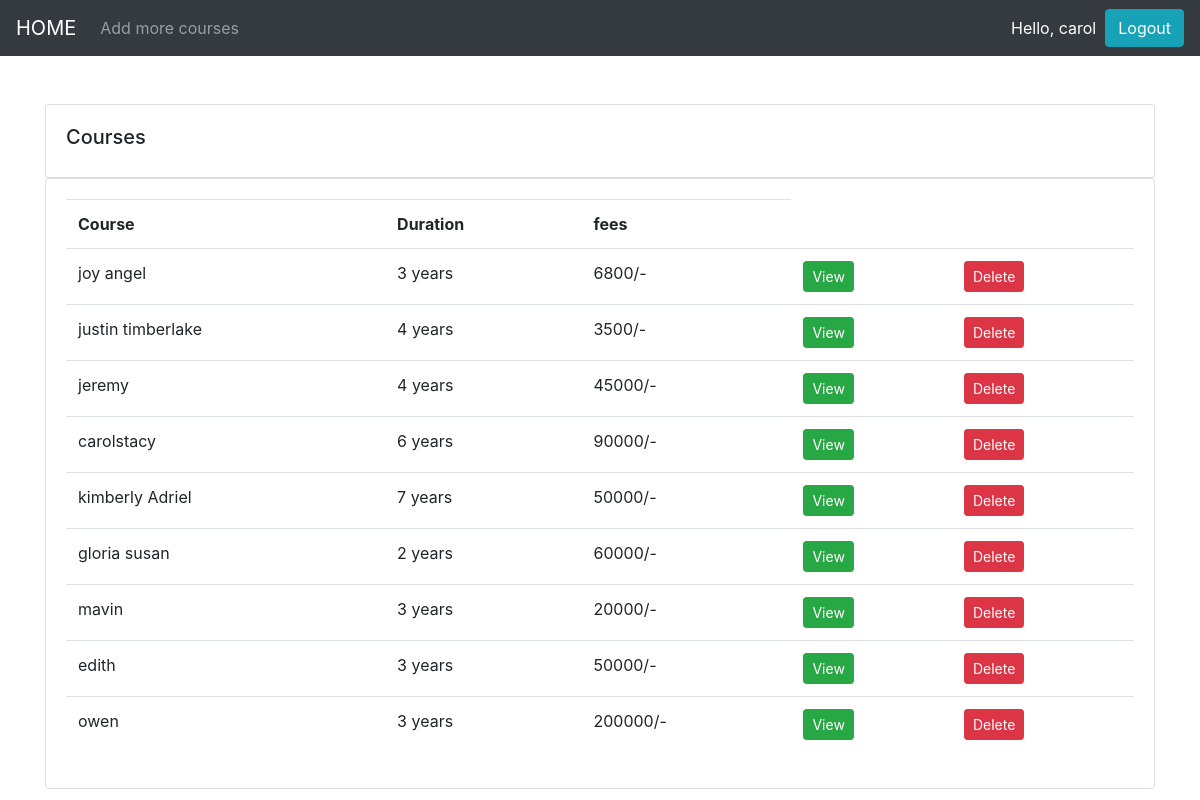
The app's page / (signed in) with its own data.
### djangoProject1carol/models.py (models this page shows, shortened)
class Courses(models.Model):
    name=models.CharField(max_length=200,null=True)
    duration=models.IntegerField(default=3,null=True,blank=True)
    fees=models.IntegerField(null=True,blank=True)
    decsription=models.CharField(null=True,blank=True,max_length=10000)

### djangoProject1carol/views.py (the view)
# urls.py: 2. Add a URL to urlpatterns:  path('', views.home, name='home')
def home(request):
    courses=Courses.objects.all()
    context={
        'courses':courses,
        }
    return render(request,'main.html',context)

### templates/main.html (shortened to what this page needs)
<!DOCTYPE html>
<html lang="en">
<head>
    <link rel="stylesheet" href="https://stackpath.bootstrapcdn.com/bootstrap/4.5.0/css/bootstrap.min.css"0>
</head>
<body>
    {% include 'navbar.html' %}
    <br>
	<br>
	{%block content%}
    <div class="container">
        <div class="row">
			<div class="col-md">
				<div class="card card-body">
					<h5>Courses</h5>
				</div>
				<div class="card card-body">
					<table class="table">
						<tr>
							<th>Course</th>
							<th>Duration</th>
							<th>fees</th>
						</tr>
						{% for i in courses %}
						    <tr>
								<td>{{i.name}}</td>
								<td>{{i.duration}} years</td>
                                <td>{{i.fees}}/-</td>
								<td><a class="btn btn-success btn-sm" href="{% url 'description' i.id %}">View</a></td>
								{% if request.user.is_authenticated %}
								<td><a class="btn btn-danger btn-sm" href="{% url 'deleteCourse' i.id %}">Delete</a></td>
								{% endif %}
							</tr>
						{% endfor %}
					</table>
				</div>
			</div>
		</div>
	</div>
	{% endblock %}
</body>
</html>

### templates/navbar.html (shortened to what this page needs)
<head>
</head>
<nav class="navbar navbar-expand-lg navbar-dark bg-dark">
    <a class="navbar-brand" href="{% url 'home' %}">HOME</a>
    <div class="collapse navbar-collapse" id="navbarSupportedContent">
      <ul class="navbar-nav mr-auto">
        {% if request.user.is_authenticated %}
        <li class="nav-item">
          <a class="nav-link" href="{% url 'createCourse' %}">Add more courses</a>
        </li>
        {% endif  %}
      </ul>
    </div>
    {% if request.user.is_authenticated %}
    <span class="msg">Hello, {{request.user}}  &nbsp;</span>
    <span ><a  class="msg btn btn-info" href ="{% url 'logout' %}"> Logout</a></span>
    {% endif  %}
  </nav>

### templates/navbar.html (style rules this page uses)
.msg { color:white; text-decoration: none; }

### records on screen
Courses: name "joy angel", duration "3", fees "6800"
Courses: name "justin timberlake", duration "4", fees "3500"
Courses: name "jeremy", duration "4", fees "45000"
Courses: name "carolstacy", duration "6", fees "90000"
Courses: name "kimberly Adriel", duration "7", fees "50000"
Courses: name "gloria susan", duration "2", fees "60000"
Courses: name "mavin", duration "3", fees "20000"
Courses: name "edith", duration "3", fees "50000"
Courses: name "owen", duration "3", fees "200000"

### other values on screen
{{ request.user }} "carol"
